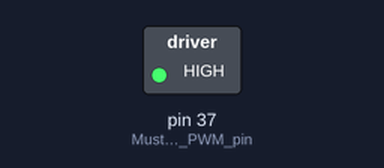
A sketch run on a simulated Arduino Mega 2560, built with avr-gcc and run on an emulated ATmega2560. On the bench: switched loads named in the sketch (green lamp = pin HIGH).

Above: at 0.2 s.
At 2.5 s:
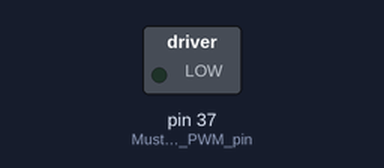
Timing chart, 0 to 5.9 s (numbered marks = the images above):
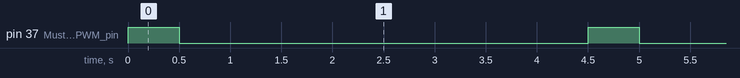

Measured:
- by itself, pin 37 (Must_be_a_PWM_pin): alternates HIGH for 0.50 s and LOW for 4.0 s

The sketch:

vibrationMotor_PJH.ino
```cpp
void setup() {
  pinMode( 37 , OUTPUT);  // Must be a PWM pin
}

void loop() {

  analogWrite( 37 , 153 );  // 60% duty cycle
  delay(500);              // play for 0.5s

  analogWrite( 37 , 0 );    // 0% duty cycle (off)
  delay(4000);             // wait for 4s

}
```
